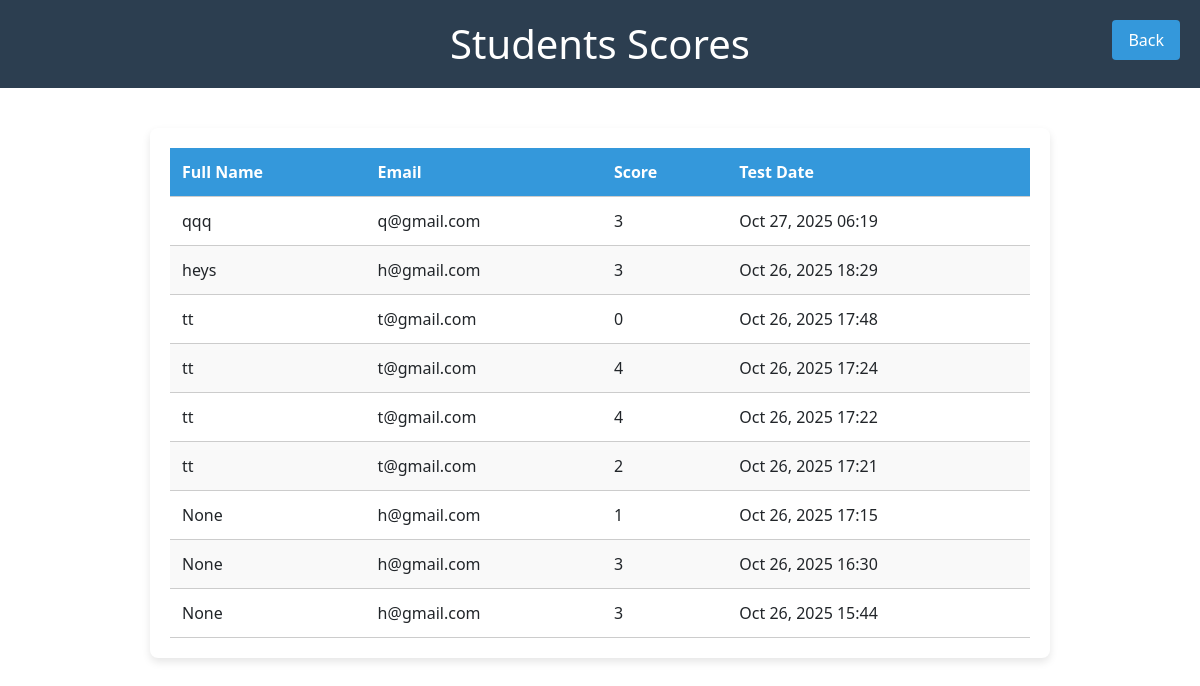
The page /candidate_score/ on the database as committed earlier.
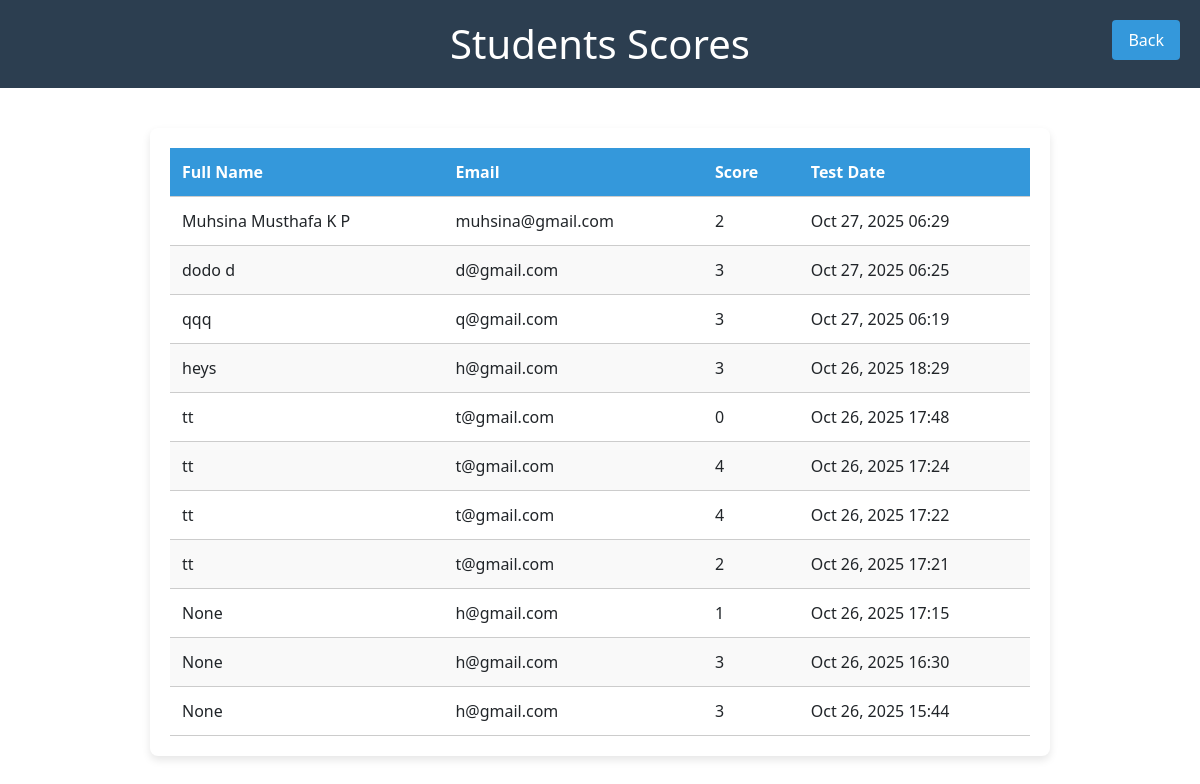
The same page on the database as committed later.
### Exam_Portel/models.py (models this page shows, shortened)
class Result(models.Model):
    student = models.ForeignKey(User,on_delete=models.CASCADE)
    score = models.PositiveIntegerField(default=0)
    total_questions = models.PositiveIntegerField(default=0)
    percentage = models.FloatField(default=0.0)
    attempt_date = models.DateTimeField(auto_now_add=True)

class Profile(models.Model):
    user = models.OneToOneField(User,on_delete=models.CASCADE)
    fullname = models.CharField(max_length=30,null=True,blank=True)
    ROLL_CHOICES = (
        ('user','User'),
    )
    role = models.CharField(max_length=10,choices=ROLL_CHOICES,default='user')

### Exam_Portel/views.py (the view)
# urls.py: path('candidate_score/',views.candidate_score,name='candidate_score'),
def candidate_score(request):
    result = Result.objects.all().order_by('-attempt_date')
    return render(request,'admin/candidate_score.html',{'result':result})

### Exam_Portel/templates/admin/candidate_score.html (shortened to what this page needs)
{% load static %}
<!DOCTYPE html>
<html lang="en">
<head>
    <link rel="stylesheet" href="{% static 'css/admin/candidate_score.css' %}">
    <link href="https://cdn.jsdelivr.net/npm/bootstrap@5.3.2/dist/css/bootstrap.min.css" rel="stylesheet">
</head>
<body>
<header>
    <h1>Students Scores</h1>
    <a href="{% url 'admin_dashboard' %}" class="back-btn">Back</a>
</header>
<div class="table-container">
    <table>
        <thead>
            <tr>
                <th>Full Name</th>
                <th>Email</th>
                <th>Score</th>
                <th>Test Date</th>
            </tr>
        </thead>
        <tbody>
            {% for s in result %}
            <tr>
                <td>{{ s.student.profile.fullname }}</td>
                <td>{{ s.student.email }}</td>
                <td>{{ s.score }}</td>
                <td>{{ s.attempt_date|date:"M d, Y H:i" }}</td>
            </tr>
            {% endfor %}
        </tbody>
    </table>
</div>
</body>
</html>

Rows that differ between the two databases and show on the page:
added Result: student.profile.fullname "Muhsina Musthafa K P", student.email "muhsina@gmail.com", score "2", attempt_date "Oct 27, 2025 06:29"
added Result: student.profile.fullname "dodo d", student.email "d@gmail.com", score "3", attempt_date "Oct 27, 2025 06:25"
